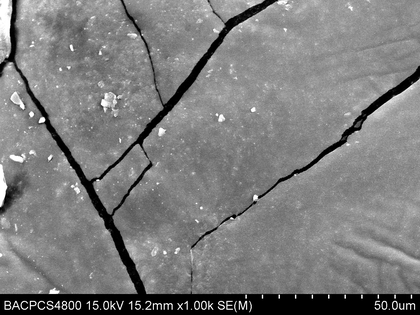
%> input picture graph_cut/ImageSegmentation/3.tif, 420 x 315 px, shrunk from 1280 x 960 before the run
$ octave Threshlod.m   (GNU Octave 9; MATLAB toolbox functions it lacks are replaced by stand-ins)
%> lines starting %> are read from the running program, lines starting %| are printed output that depends on the picture; in (x1, y1, x2, y2) boxes, pixels count from 0 and x2, y2 are one past the last pixel; in counts of white or black regions, pixels touching at a corner belong together; the program's own positions count from 1
clear all;
clc;
Img=imread('3.tif');
%> Img is the input picture: size 315x420x3 uint8; min 0, max 255, mean 124.9
figure;
subplot(121);
imshow(Img);  %显示原图
title('原始图像');
[m,n]=size(Img);
%> m = 315; n = 1260
Img=double(Img);
%> Img: size 315x420x3 double
Th=1;
T0=0;
T1=(min(Img(:))+max(Img(:)))/2;  %设定初始的阈值
%> T1 = 127.5
% [16 lines of commented-out code are left out]
%%%%%%%%%%%%%%%%%%%%%%%%递归找到最优阈值%%%%%%%%%%%%%%%%%%%%%%%%%%%%%
while abs(T1-T0)>1
    T0=T1;
    z1=find(Img>T0);
    z2=find(Img<=T0);
    T1=0.5*(mean(Img(z1))+mean(Img(z2)));
end
%> this loop made 5 passes
%> (T0, T1) on passes 1 to 5: (127.5, 117), (117, 101.1), (101.1, 79.67), (79.67, 74.05), (74.05, 73.47)

for i=1:m
    for j=1:n
        if Img(i,j)>T1
            Img(i,j)=255;
        else
            Img(i,j)=0;
        end
    end
end
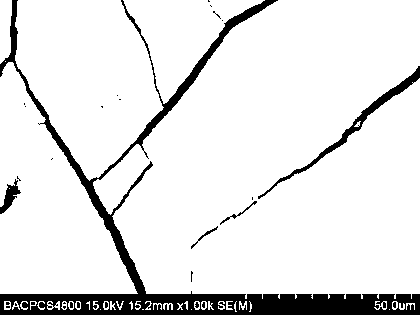
%> Img: size 315x420x3 double; 89.6% white; 30 black regions (25 under 20 px), largest, box (x1, y1, x2, y2) and area: (0, 0, 420, 315) 11978, (258, 66, 420, 199) 1150, (0, 179, 21, 214) 280, (220, 201, 257, 225) 85, (191, 226, 218, 249) 71
subplot(122);
imshow(Img);title('分割后的图像');

$ run again, with graph_cut/ImageSegmentation/1.tif copied over graph_cut/ImageSegmentation/3.tif
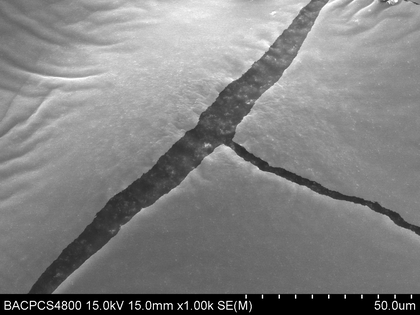
%> input picture graph_cut/ImageSegmentation/1.tif, 420 x 315 px, shrunk from 1280 x 960 before the run
%> Img is the input picture: size 315x420x3 uint8; min 0, max 255, mean 129.3
%> `T1=(min(Img(:))+max(Img(:)))/2;`: T1 = 127.5
%> the loop `while abs(T1-T0)>1` made 1 pass
%> (T0, T1) on pass 1: (127.5, 126.8)
%> after the loop `for i=1:m`:
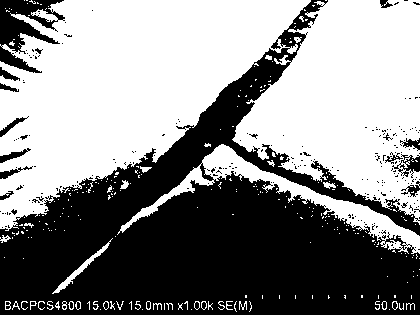
%> Img: size 315x420x3 double; 54.7% white; 235 black regions (218 under 20 px), largest, box (x1, y1, x2, y2) and area: (0, 0, 420, 315) 55744, (0, 0, 65, 73) 2244, (392, 154, 420, 178) 270

$ run again, with graph_cut/ImageSegmentation/2.tif copied over graph_cut/ImageSegmentation/3.tif
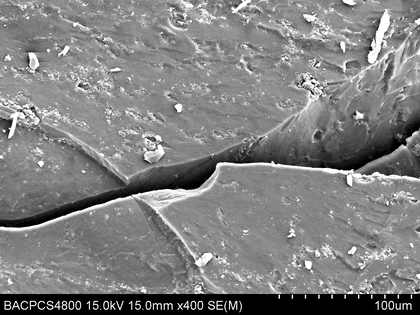
%> input picture graph_cut/ImageSegmentation/2.tif, 420 x 315 px, shrunk from 1280 x 960 before the run
%> Img is the input picture: size 315x420x3 uint8; min 0, max 255, mean 128.5
%> `T1=(min(Img(:))+max(Img(:)))/2;`: T1 = 127.5
%> the loop `while abs(T1-T0)>1` made 7 passes
%> (T0, T1) on passes 1 to 7: (127.5, 118.7), (118.7, 108.2), (108.2, 98.75), (98.75, 92.39), (92.39, 89.36), (89.36, 87.97), (87.97, 87.15)
%> after the loop `for i=1:m`:
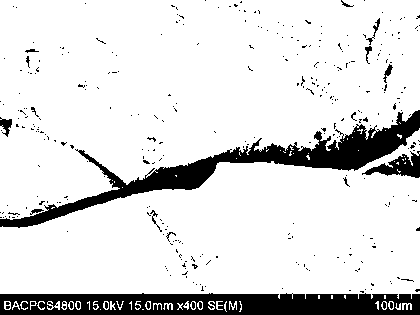
%> Img: size 315x420x3 double; 86.4% white; 331 black regions (315 under 20 px), largest, box (x1, y1, x2, y2) and area: (0, 110, 420, 228) 7925, (0, 293, 420, 315) 7724, (362, 151, 420, 178) 720

$ run again, with graph_cut/ImageSegmentation/4.tif copied over graph_cut/ImageSegmentation/3.tif
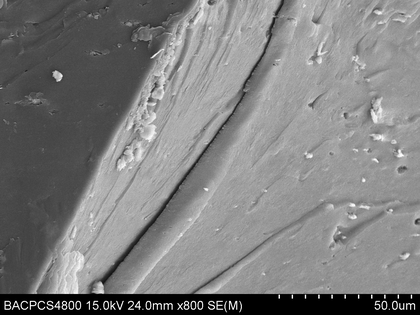
%> input picture graph_cut/ImageSegmentation/4.tif, 420 x 315 px, shrunk from 1280 x 960 before the run
%> Img is the input picture: size 315x420x3 uint8; min 0, max 255, mean 127
%> `T1=(min(Img(:))+max(Img(:)))/2;`: T1 = 127.5
%> the loop `while abs(T1-T0)>1` made 3 passes
%> (T0, T1) on passes 1 to 3: (127.5, 114.7), (114.7, 111.5), (111.5, 110.8)
%> after the loop `for i=1:m`:
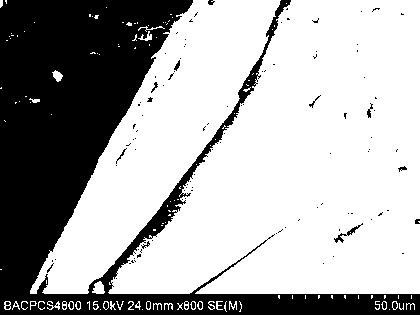
%> Img: size 315x420x3 double; 67.5% white; 105 black regions (94 under 20 px), largest, box (x1, y1, x2, y2) and area: (0, 0, 420, 315) 42304, (334, 223, 363, 243) 102, (367, 103, 373, 118) 38
